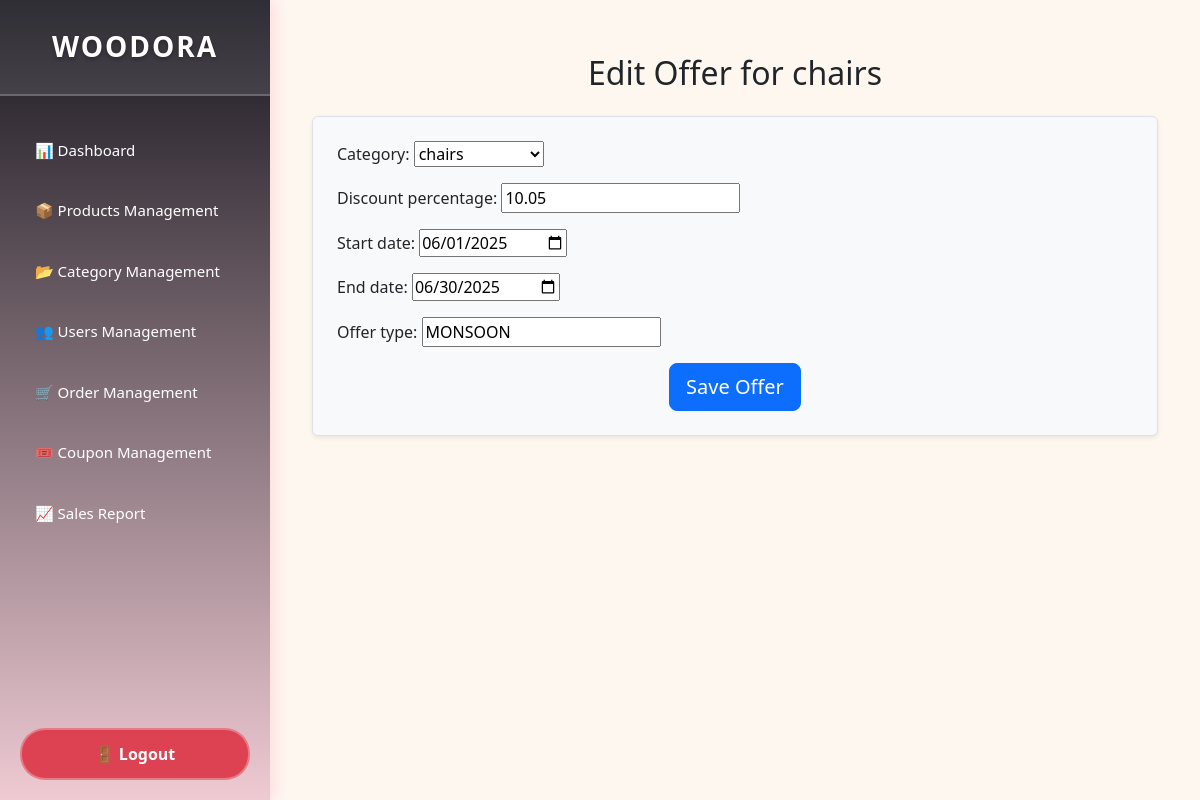
Screenshot of /custom_admin/offers/4/edit/ (signed in) with the database file from the repository.
### products/models.py (models this page shows, shortened)
class CategoryOffer(models.Model):
    category = models.ForeignKey(Category, on_delete=models.CASCADE)
    discount_percentage = models.DecimalField(max_digits=5, decimal_places=2)
    start_date = models.DateTimeField()
    end_date = models.DateTimeField()
    offer_type = models.CharField(max_length=50)

class Category(models.Model):
    name = models.CharField(max_length=100, verbose_name="Category Name", blank=True, null=True)
    description = models.TextField(verbose_name="Category Description", blank=True, null=True)
    is_active = models.BooleanField(default=True)
    def __str__(self):
        return self.name

### custom_admin/views.py (the view)
# urls.py: path('offers/<int:offer_id>/edit/', views.edit_category_offer, name='edit_category_offer'),
@login_required
def edit_category_offer(request, offer_id):
    offer = get_object_or_404(CategoryOffer, id=offer_id)
    if request.method == 'POST':
        form = CategoryOfferForm(request.POST, instance=offer)
        if form.is_valid():
            form.save()
            return redirect('category_list')
    else:
        form = CategoryOfferForm(instance=offer)
    return render(request, 'custom_admin/edit_category_offer.html', {'form': form, 'offer': offer})

### custom_admin/forms.py (shortened to what this page needs)
class CategoryOfferForm(forms.ModelForm):
    class Meta:
        model = CategoryOffer
        fields = ['category', 'discount_percentage', 'start_date', 'end_date','offer_type']
        widgets = {
            'start_date': forms.DateInput(attrs={'type': 'date'}),
            'end_date': forms.DateInput(attrs={'type': 'date'}),
        }

### home/context_processors.py (called while the page is built)
def breadcrumbs(request):
    path_parts = request.path.strip('/').split('/')
    breadcrumbs = [{'title': 'Home', 'url': '/'}]
    if not path_parts or path_parts == ['']:
        return {'breadcrumbs': breadcrumbs}
    url = ''
    for i, part in enumerate(path_parts):
        url += f'/{part}'
        title = part.replace('-', ' ').title()
        if path_parts[0] == 'products' and path_parts[1] == 'products_details' and part.isdigit():
            try:
                product = Product.objects.get(id=part)
                title = product.name
            except Product.DoesNotExist:
                title = 'Product Not Found'
        breadcrumbs.append({'title': title, 'url': url})
    return {'breadcrumbs': breadcrumbs}

### products/context_processors.py (called while the page is built)
def cart_item_count(request):
    count = 0
    if request.user.is_authenticated:
        try:
            cart = Cart.objects.get(user=request.user)
            count = CartItem.objects.filter(cart=cart).count()
        except Cart.DoesNotExist:
            count = 0
    return {'cart_count': count}

### templates/custom_admin/edit_category_offer.html (shortened to what this page needs)
{% extends 'custom_admin/index.html' %}
{% block content %}
<div class="container mt-4">
    <h2 class="text-center mb-4">Edit Offer for {{ offer.category.name }}</h2>
    <form method="post" class="border p-4 rounded shadow-sm bg-light">
        <div class="form-group mb-3">
            {{ form.as_p }}
        </div>
        <div class="form-group text-center">
            <button type="submit" class="btn btn-primary btn-lg">Save Offer</button>
        </div>
    </form>
</div>
{% endblock %}

### templates/custom_admin/index.html (style rules this page uses)
body { margin: 0; padding: 0; font-family: 'Segoe UI', Tahoma, Geneva, Verdana, sans-serif; background-color: #fef7f0; }

### rows the page displays
CategoryOffer: category.name "chairs", category "chairs", discount_percentage "10.05", start_date "06/01/2025", end_date "06/30/2025", offer_type "MONSOON"
